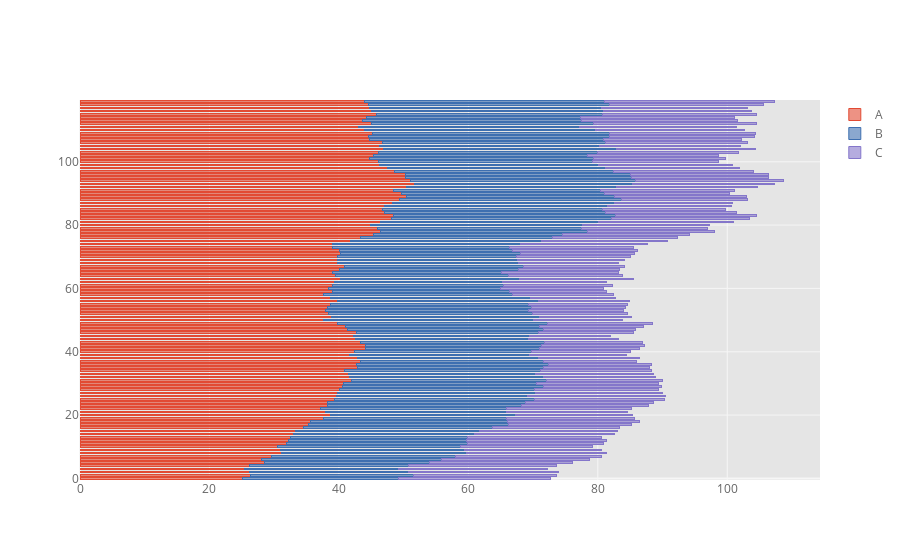

Notebook cell for this chart:
### Code cell
df.iplot(kind = 'barh', barmode='stack', bargap=0.5)
